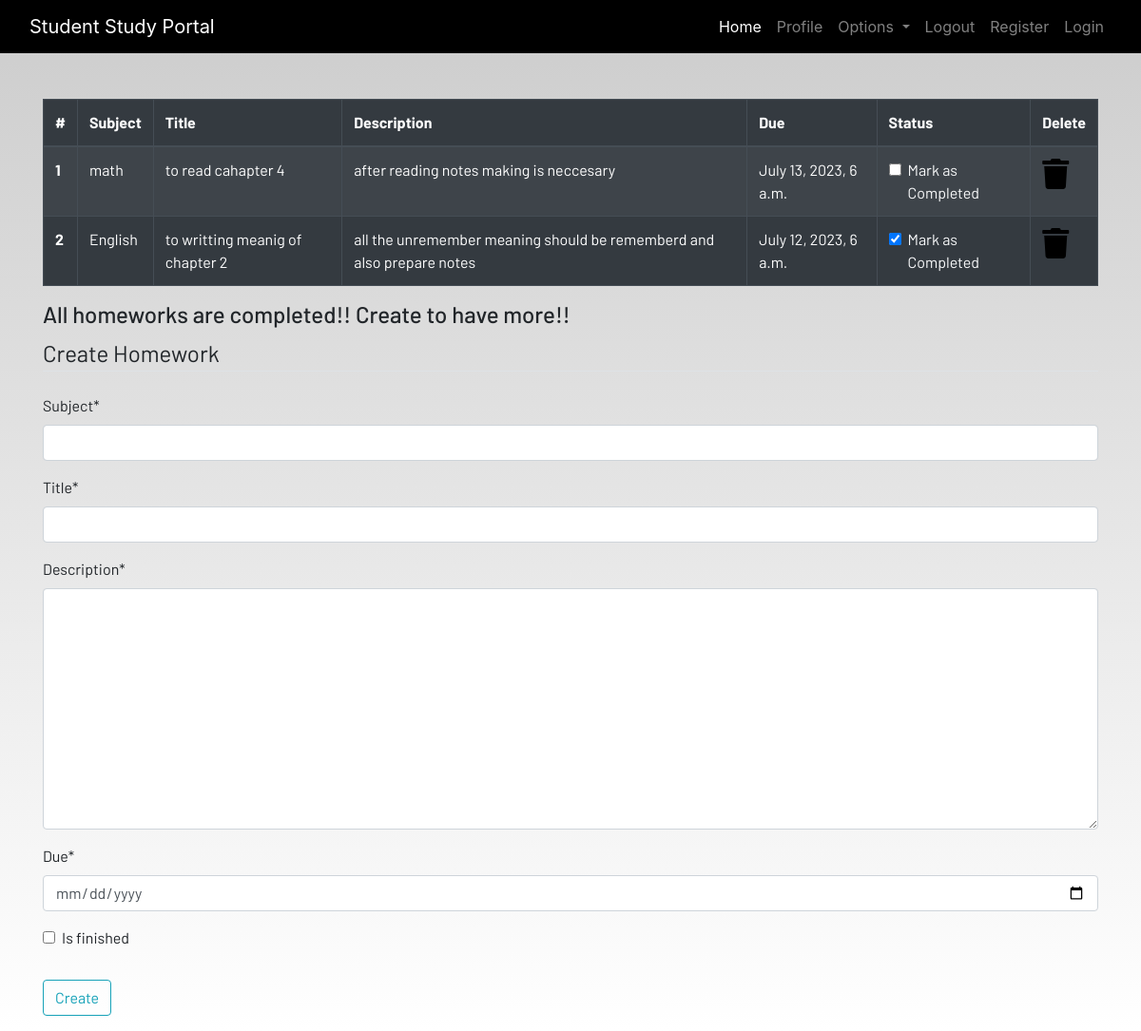
Before: /homework (signed in) with the older database file.
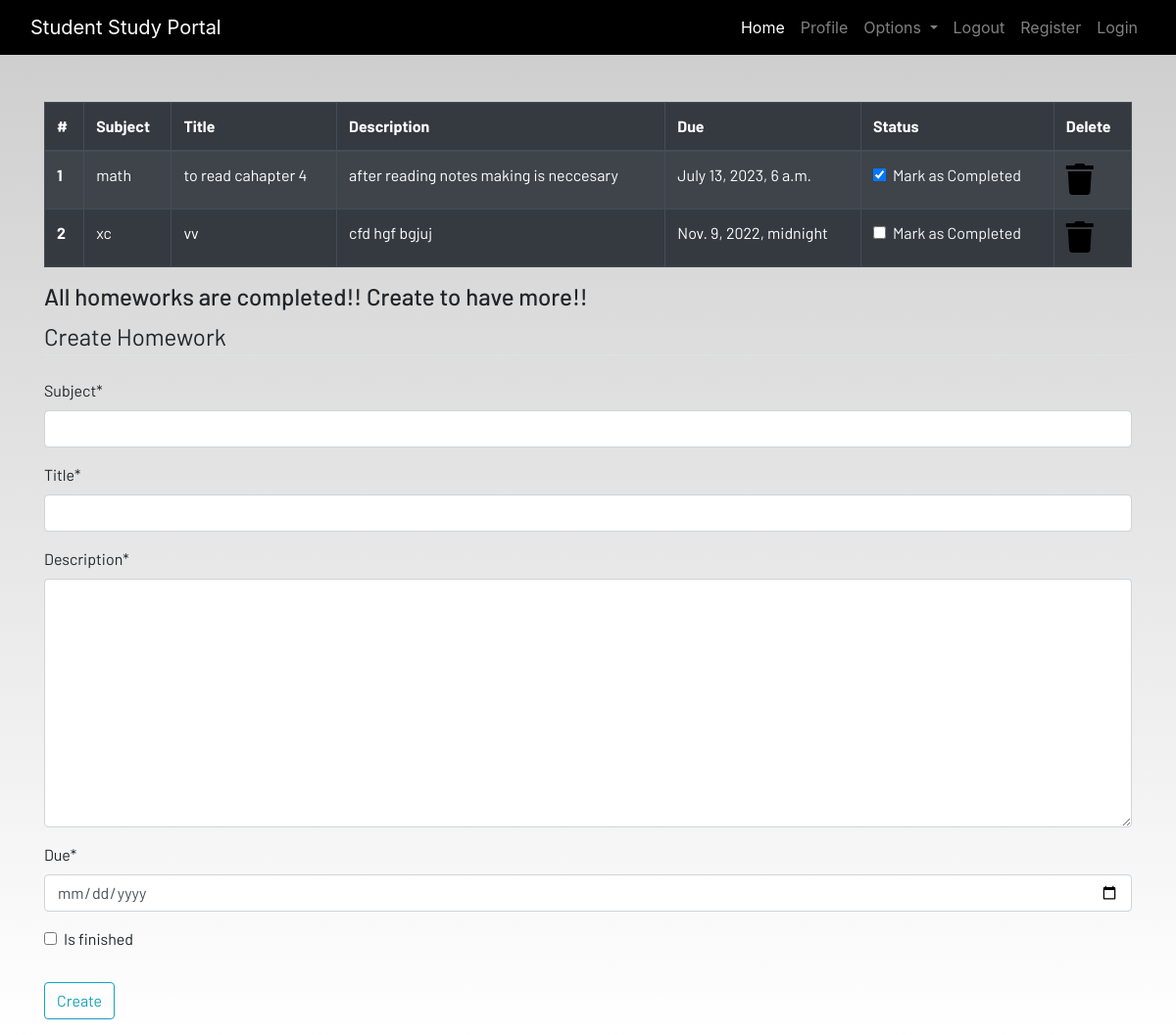
After: the same page with the newer database file.
### dashboard/models.py (models this page shows, shortened)
class Homework(models.Model):
    user = models.ForeignKey(User, on_delete=models.CASCADE)
    subject = models.CharField(max_length=50)
    title = models.CharField(max_length=100)
    description = models.TextField()
    due = models.DateTimeField()
    is_finished = models.BooleanField(default=False)

### dashboard/views.py (the view)
# urls.py: path('homework', views.homework, name= 'homework'),
@login_required(login_url = 'login')
def homework(request):
    if request.method == 'POST':
        form = HomeworkForm(request.POST)
        if form.is_valid():
            try:
                finished = request.POST['is_finished']
                if finished == 'on':
                    finished = True
                else:
                    finished = False
            except:
                finished = False
            homework = Homework(
                user = request.user,
                subject = request.POST['subject'],
                title = request.POST['title'],
                description = request.POST['description'],
                due = request.POST['due'],
                is_finished = finished
            )
            homework.save()
            messages.success(request, f'Homework added form {request.user.username}!!')
        return redirect('homework')
    else:
        form = HomeworkForm()
    homeworks =  Homework.objects.filter()
    if len(homeworks) == 0:
        homework_done = True
    else:
        homework_done = False
    context = {'homework' : homeworks, 'homework_done' : homework_done, "form": form}
    return render(request, 'dashboard/homework.html', context)

### dashboard/forms.py
class HomeworkForm(forms.ModelForm):
    class Meta:
        model = Homework
        widgets = {'due' : DateInput()}
        fields = ['subject', 'title', 'description', 'due', 'is_finished']

### dashboard/templates/dashboard/homework.html (shortened to what this page needs)
{% extends 'dashboard/base.html' %}
{% load static %}
{% load crispy_forms_tags %}
{% block content %}
<div class="container">
    <table class="table table-striped table-bordered table-hover table-dark">
        <thead>
            <tr>
                <th scope="col">#</th>
                <th scope="col">Subject</th>
                <th scope="col">Title</th>
                <th scope="col">Description</th>
                <th scope="col">Due</th>
                <th scope="col">Status</th>
                <th scope="col">Delete</th>
            </tr>
        </thead>
        <tbody>
            {% for work in homework %}
            <tr>
                <th scope="row">{{forloop.counter}}</th>
                <td>{{work.subject}}</td>
                <td>{{work.title}}</td>
                <td>{{work.description}}</td>
                <td>{{work.due}}</td>
                <td>
                    <a href="{% url 'update_homework' work.id %}">
                        <div class="form-check">
                            {% if work.is_finished %}
                            <input class="form-check-input" type="checkbox" value="" checked id="{{work.id}}">
                            {% else %}
                            <input class="form-check-input" type="checkbox" value=""  id="{{work.id}}">
                            {% endif %}
                            <label class="form-check-label text-light" for="flexCheckDefault">
                                Mark as Completed
                            </label>
                        </div>
                    </a>
                </td>
                <td> <a href="{% url 'delete_homework' work.id %}"><i class="fa fa-trash fa-2x"></i></a></td>
            </tr>
            {% endfor %}
        </tbody>
    </table>
    <h4>All homeworks are completed!! Create to have more!!</h4>
</div>
<div class=" container">
    <form method="POST">
        <fieldset class="form-group">
            <legend class="border-bottom mb-4">Create Homework</legend>
            {{form|crispy}}
        </fieldset>
        <div class="form-group">
            <button href="" class="btn btn-outline-info" type="submit">
                Create
            </button>
        </div>
    </form>
</div>
{% endblock content %}

Changed rows visible on the page:
removed Homework: subject "English", title "to writting meanig of chapter 2", description "all the unremember meaning should be rememberd and also prepare notes", due "July 12, 2023, 6 a.m."
changed Homework "math": id "☐" → "☑"
added Homework: subject "xc", title "vv", description "cfd hgf bgjuj", due "Nov. 9, 2022, midnight"
